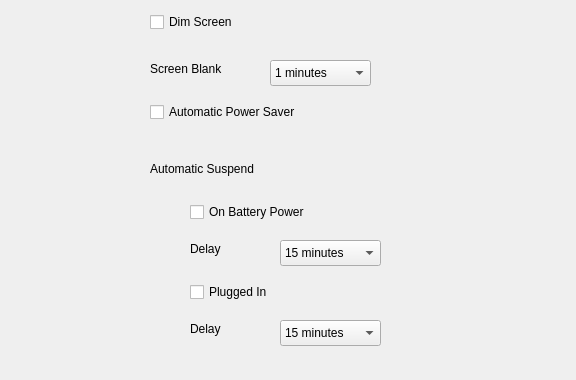
<?xml version="1.0" encoding="UTF-8"?>
<ui version="4.0">
 <class>Form</class>
 <widget class="QWidget" name="Form">
  <property name="geometry">
   <rect>
    <x>0</x>
    <y>0</y>
    <width>576</width>
    <height>380</height>
   </rect>
  </property>
  <property name="windowTitle">
   <string>Form</string>
  </property>
  <widget class="QCheckBox" name="Dim_Screen_CB">
   <property name="geometry">
    <rect>
     <x>150</x>
     <y>10</y>
     <width>111</width>
     <height>24</height>
    </rect>
   </property>
   <property name="text">
    <string>Dim Screen</string>
   </property>
  </widget>
  <widget class="QCheckBox" name="Auto_PS_Btn">
   <property name="geometry">
    <rect>
     <x>150</x>
     <y>100</y>
     <width>291</width>
     <height>24</height>
    </rect>
   </property>
   <property name="text">
    <string>Automatic Power Saver</string>
   </property>
  </widget>
  <widget class="QComboBox" name="Screen_Blank_CbB">
   <property name="geometry">
    <rect>
     <x>270</x>
     <y>60</y>
     <width>101</width>
     <height>26</height>
    </rect>
   </property>
   <item>
    <property name="text">
     <string>1 minutes</string>
    </property>
   </item>
   <item>
    <property name="text">
     <string>2 minutes</string>
    </property>
   </item>
   <item>
    <property name="text">
     <string>3 minutes</string>
    </property>
   </item>
   <item>
    <property name="text">
     <string>4 minutes</string>
    </property>
   </item>
   <item>
    <property name="text">
     <string>5 minutes</string>
    </property>
   </item>
   <item>
    <property name="text">
     <string>8 minutes</string>
    </property>
   </item>
   <item>
    <property name="text">
     <string>10 minutes</string>
    </property>
   </item>
   <item>
    <property name="text">
     <string>12 minutes</string>
    </property>
   </item>
   <item>
    <property name="text">
     <string>15 minutes</string>
    </property>
   </item>
   <item>
    <property name="text">
     <string>Never</string>
    </property>
   </item>
  </widget>
  <widget class="QLabel" name="label">
   <property name="geometry">
    <rect>
     <x>150</x>
     <y>60</y>
     <width>91</width>
     <height>18</height>
    </rect>
   </property>
   <property name="text">
    <string>Screen Blank</string>
   </property>
  </widget>
  <widget class="QLabel" name="label_2">
   <property name="geometry">
    <rect>
     <x>150</x>
     <y>160</y>
     <width>171</width>
     <height>18</height>
    </rect>
   </property>
   <property name="text">
    <string>Automatic Suspend</string>
   </property>
  </widget>
  <widget class="QCheckBox" name="On_Battery_Power_CB">
   <property name="geometry">
    <rect>
     <x>190</x>
     <y>200</y>
     <width>151</width>
     <height>24</height>
    </rect>
   </property>
   <property name="text">
    <string>On Battery Power</string>
   </property>
  </widget>
  <widget class="QLabel" name="label_3">
   <property name="geometry">
    <rect>
     <x>190</x>
     <y>240</y>
     <width>66</width>
     <height>18</height>
    </rect>
   </property>
   <property name="text">
    <string>Delay</string>
   </property>
  </widget>
  <widget class="QComboBox" name="Delay1_CbB">
   <property name="geometry">
    <rect>
     <x>280</x>
     <y>240</y>
     <width>101</width>
     <height>26</height>
    </rect>
   </property>
   <item>
    <property name="text">
     <string>15 minutes</string>
    </property>
   </item>
   <item>
    <property name="text">
     <string>20 minutes</string>
    </property>
   </item>
   <item>
    <property name="text">
     <string>25 minutes</string>
    </property>
   </item>
   <item>
    <property name="text">
     <string>30 minutes</string>
    </property>
   </item>
   <item>
    <property name="text">
     <string>45 minutes</string>
    </property>
   </item>
   <item>
    <property name="text">
     <string>1 hour</string>
    </property>
   </item>
   <item>
    <property name="text">
     <string>80 minutes</string>
    </property>
   </item>
   <item>
    <property name="text">
     <string>90 minutes</string>
    </property>
   </item>
   <item>
    <property name="text">
     <string>100 minutes</string>
    </property>
   </item>
   <item>
    <property name="text">
     <string>2 hours</string>
    </property>
   </item>
  </widget>
  <widget class="QCheckBox" name="Plugged_In_CB">
   <property name="geometry">
    <rect>
     <x>190</x>
     <y>280</y>
     <width>141</width>
     <height>24</height>
    </rect>
   </property>
   <property name="text">
    <string>Plugged In</string>
   </property>
  </widget>
  <widget class="QLabel" name="label_4">
   <property name="geometry">
    <rect>
     <x>190</x>
     <y>320</y>
     <width>66</width>
     <height>18</height>
    </rect>
   </property>
   <property name="text">
    <string>Delay</string>
   </property>
  </widget>
  <widget class="QComboBox" name="Delay2_CbB">
   <property name="geometry">
    <rect>
     <x>280</x>
     <y>320</y>
     <width>101</width>
     <height>26</height>
    </rect>
   </property>
   <item>
    <property name="text">
     <string>15 minutes</string>
    </property>
   </item>
   <item>
    <property name="text">
     <string>20 minutes</string>
    </property>
   </item>
   <item>
    <property name="text">
     <string>25 minutes</string>
    </property>
   </item>
   <item>
    <property name="text">
     <string>30 minutes</string>
    </property>
   </item>
   <item>
    <property name="text">
     <string>45 minutes</string>
    </property>
   </item>
   <item>
    <property name="text">
     <string>1 hour</string>
    </property>
   </item>
   <item>
    <property name="text">
     <string>80 minutes</string>
    </property>
   </item>
   <item>
    <property name="text">
     <string>90 minutes</string>
    </property>
   </item>
   <item>
    <property name="text">
     <string>100 minutes</string>
    </property>
   </item>
   <item>
    <property name="text">
     <string>2 hours</string>
    </property>
   </item>
  </widget>
 </widget>
 <resources/>
 <connections/>
</ui>
